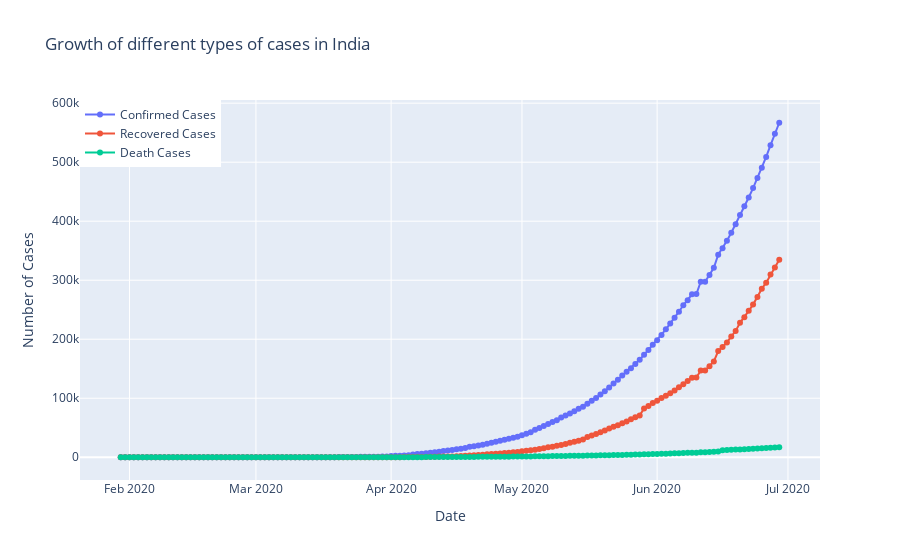

Notebook source saved alongside this figure:
### Code cell
import plotly.graph_objects as go

fig = go.Figure()

fig.add_trace(go.Scatter(x=datewise_india.index, y=datewise_india['Confirmed'],
                        mode='lines+markers', name='Confirmed Cases'))
fig.add_trace(go.Scatter(x=datewise_india.index, y=datewise_india['Recovered'],
                        mode='lines+markers', name='Recovered Cases'))
fig.add_trace(go.Scatter(x=datewise_india.index, y=datewise_india['Deaths'],
                        mode='lines+markers', name='Death Cases'))

fig.update_layout(title='Growth of different types of cases in India',
                 xaxis_title='Date', yaxis_title='Number of Cases', 
                 legend= dict(x=0, y=1, traceorder='normal'))

fig.show()

### Figure 1 — Plotly figure (JSON) as saved in the notebook; plotly's stock layout.template omitted (floating-point values rounded to 4 significant figures; data arrays with more than 128 entries replaced by an {"elided": "..."} marker saying what was removed)
{"data": [{"mode": "lines+markers", "name": "Confirmed Cases", "type": "scatter", "x": {"elided": "152 str values"}, "y": {"elided": "152 int values"}}, {"mode": "lines+markers", "name": "Recovered Cases", "type": "scatter", "x": {"elided": "152 str values"}, "y": {"elided": "152 int values"}}, {"mode": "lines+markers", "name": "Death Cases", "type": "scatter", "x": {"elided": "152 str values"}, "y": {"elided": "152 int values"}}], "layout": {"legend": {"traceorder": "normal", "x": 0, "y": 1}, "title": {"text": "Growth of different types of cases in India"}, "xaxis": {"title": {"text": "Date"}}, "yaxis": {"title": {"text": "Number of Cases"}}}}
